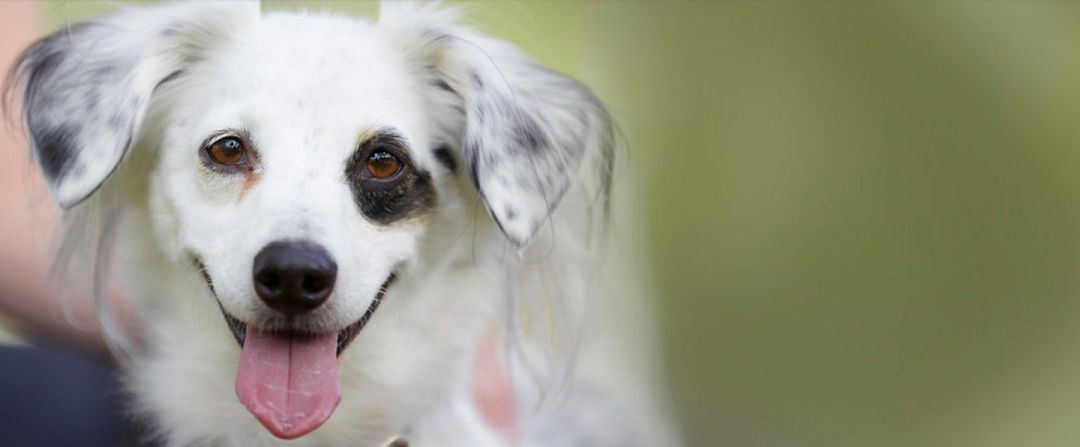
#> input picture train_images/dog/dog-landing-hero-lg.jpg, 1080 x 447 px
$ python train-set.py
#> lines starting #> are read from the running program, lines starting #| are printed output that depends on the picture
import numpy as np
import matplotlib.pyplot as plt
import os
import cv2
from tqdm import tqdm
from PIL import Image, ImageFile
ImageFile.LOAD_TRUNCATED_IMAGES = True
import pickle

DATADIR = "./train_images/"
CATEGORIES = ["dog", "cat"]
IMG_SIZE = 100

'''for category in CATEGORIES:  # do dog and cat
    path = os.path.join(DATADIR,category)  # create path to dog and cat
    for img in os.listdir(path):  # iterate over each image per dog and cat
        img_array = cv2.imread(os.path.join(path,img) ,cv2.IMREAD_GRAYSCALE)  # convert to array
        IMG_SIZE = 50
        new_array = cv2.resize(img_array, (IMG_SIZE, IMG_SIZE))
        # plt.imshow(img_array, cmap='gray')  # graph it
        # plt.show()  # display!
        # break  # we just want one for now so break
    # break  #...and one more!'''

training_data = []
def create_training_data():
    for category in CATEGORIES:  # do dog and cat

        path = os.path.join(DATADIR,category)  # create path to dog and cat
        class_num = CATEGORIES.index(category)  # get the classification  (0 or a 1). 0=dog 1=cat

        for img in tqdm(os.listdir(path)):  # iterate over each image per dog and cat
            try:
                img_array = cv2.imread(os.path.join(path,img) ,cv2.IMREAD_GRAYSCALE)  # convert to array
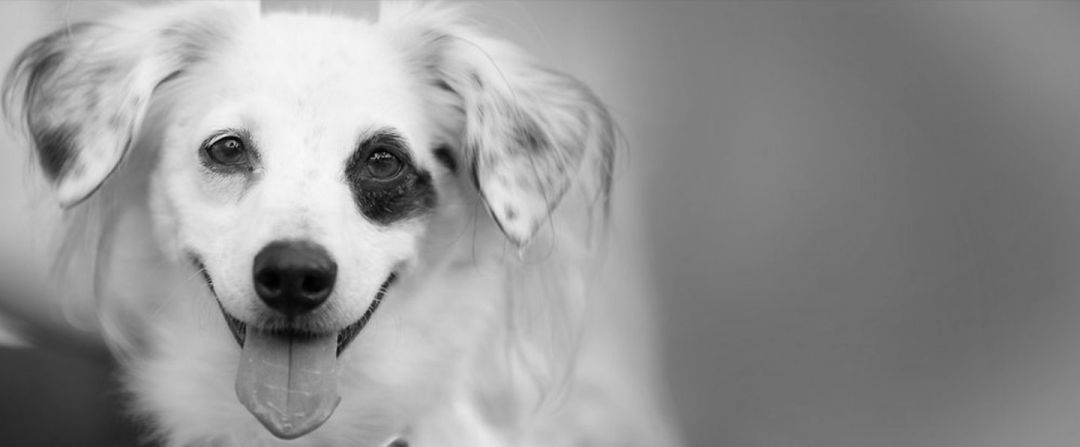
#> img_array: shape (447, 1080); min 0, max 248, mean 147.8
                new_array = cv2.resize(img_array, (IMG_SIZE, IMG_SIZE))  # resize to normalize data size
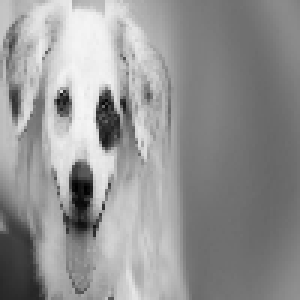
#> new_array: shape (100, 100) (shown 3 times larger); min 0, max 247, mean 147.8
                training_data.append([new_array, class_num])  # add this to our training_data
            except Exception as e:  # in the interest in keeping the output clean...
                pass
#> pass 2 of the loop in create_training_data, `for category in CATEGORIES:`:
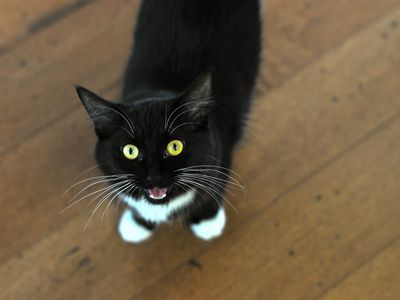
#> input picture train_images/cat/cat-meowing-on-wooden-floor-125026653-5aeb0df043a103003619c114.jpg, 400 x 300 px
#> in create_training_data, `img_array = cv2.imread(os.path.join(path,img) ,cv2.IMREAD_GRAYSCALE)`:
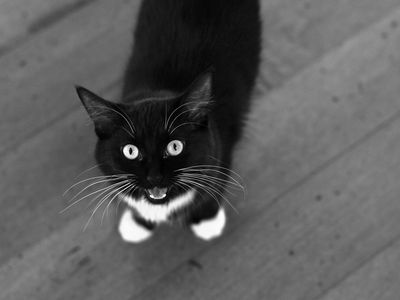
#> img_array: shape (300, 400); min 0, max 255, mean 91.4
#> in create_training_data, `new_array = cv2.resize(img_array, (IMG_SIZE, IMG_SIZE))`:
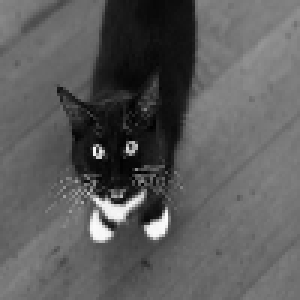
#> new_array: shape (100, 100) (shown 3 times larger); min 0, max 252, mean 91.7
            # [4 lines of commented-out code are left out]

create_training_data()
print(len(training_data))
#| 2

import random
random.shuffle(training_data)

X = []
y = []
for features,label in training_data:
    X.append(features)
    y.append(label)
#> this loop made 2 passes
#> label on passes 1 to 2: 0, 1
#> after the loop, X = 2 items; y = [0, 1]

print(X[0].reshape(-1, IMG_SIZE, IMG_SIZE, 1))
#> (printed output is left out)
X = np.array(X).reshape(-1, IMG_SIZE, IMG_SIZE, 1)

pickle_out = open("X.pickle","wb")
pickle.dump(X, pickle_out)
pickle_out.close()

pickle_out = open("y.pickle","wb")
pickle.dump(y, pickle_out)
pickle_out.close()
# We can always load it in to our current script, or a totally new one by doing:

pickle_in = open("X.pickle","rb")
X = pickle.load(pickle_in)

pickle_in = open("y.pickle","rb")
y = pickle.load(pickle_in)

print("finish")
